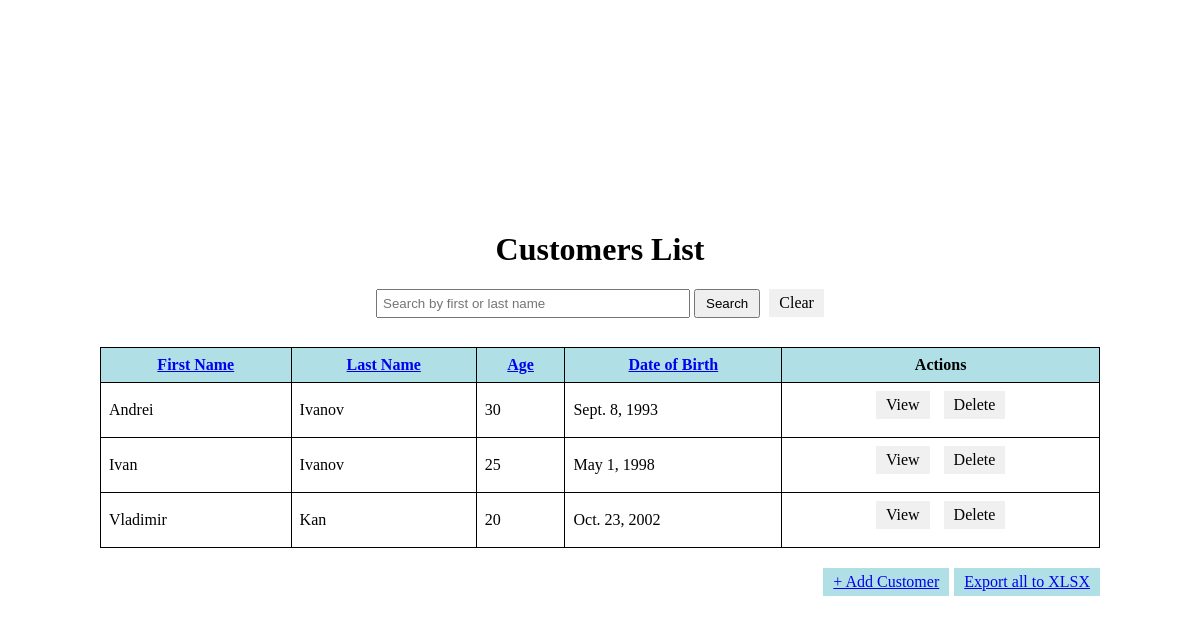
Before: / with the older database file.
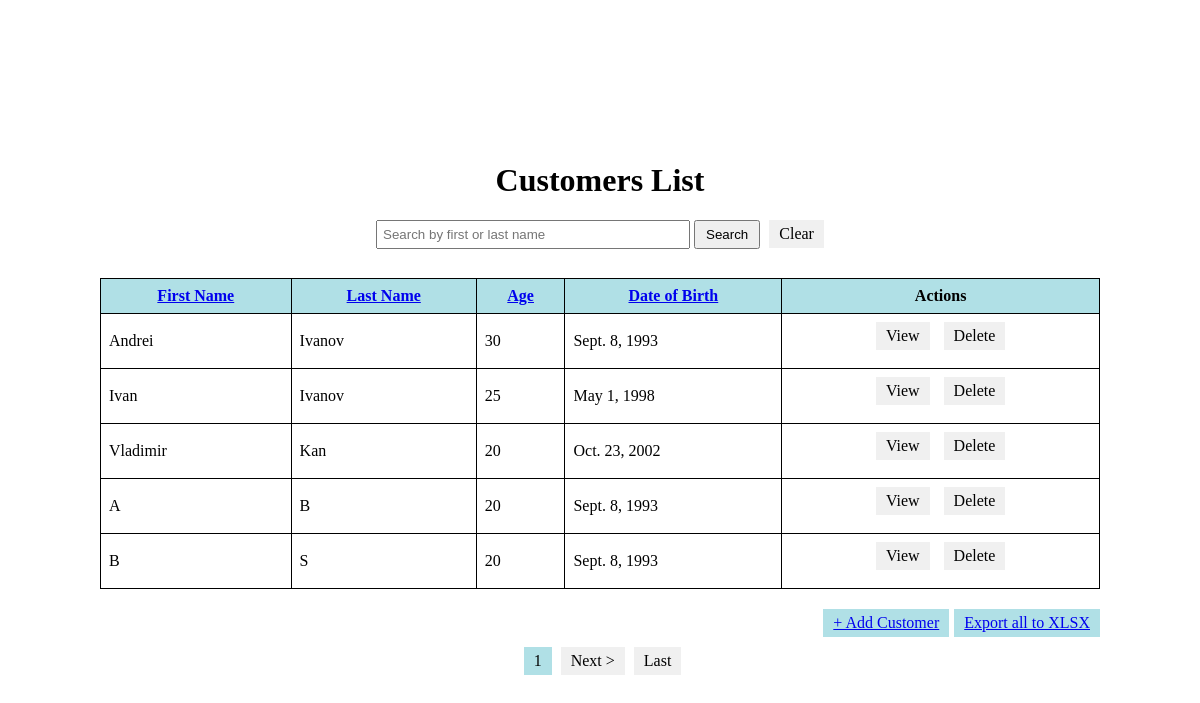
After: the same page with the newer database file.
### customersdb/models.py (models this page shows)
class Customer(models.Model):
    name = models.CharField(max_length=100)
    surname = models.CharField(max_length=100)
    age = models.PositiveIntegerField(validators=[MinValueValidator(1), MaxValueValidator(120)])
    date_birth = models.DateField()
    photo = models.ImageField(upload_to='images', null=True, blank=True)

### customersdb/views.py (the view)
# urls.py: path('', CustomersListView.as_view(), name='customers_list'),
class CustomersListView(ListView):
    model = Customer
    template_name = 'customersdb/customers_list.html'
    context_object_name = 'customers'
    ordering = 'pk'
    paginate_by = 5
    def get_queryset(self):
        queryset = super().get_queryset()
        query = self.request.GET.get('q')
        sort_by = self.request.GET.get('sort_by')
        if query:
            queryset = queryset.filter(
                Q(name__icontains=query) | Q(surname__icontains=query)
            )
        if sort_by:
            queryset = queryset.order_by(sort_by)
        return queryset

### customersdb/templates/customersdb/customers_list.html (shortened to what this page needs)
<!DOCTYPE html>
<html>
<head>
</head>
<body>
    <div class="container">
        <h1>Customers List</h1>
        <form method="get" action="" class="search-form">
            <input type="text" name="q" placeholder="Search by first or last name" value="{{ request.GET.q }}">
            <button type="submit">Search</button>
            <a href="?q=" class="link-button clear-button">Clear</a>
        </form>
        <table>
            <thead>
                <tr>
                    <th><a href="?sort_by=name">First Name</a></th>
                    <th><a href="?sort_by=surname">Last Name</a></th>
                    <th><a href="?sort_by=age">Age</a></th>
                    <th><a href="?sort_by=date_birth">Date of Birth</a></th>
                    <th>Actions</th>
                </tr>
            </thead>
            <tbody>
                {% for customer in customers %}
                <tr>
                    <td>{{ customer.name }}</td>
                    <td>{{ customer.surname }}</td>
                    <td>{{ customer.age }}</td>
                    <td>{{ customer.date_birth }}</td>
                    <td class="actions">
                        <a href="{% url 'customer_detail' customer.pk %}" class="link-button">View</a>
                        <a href="{% url 'customer_delete' customer.pk %}" class="link-button">Delete</a>
                    </td>
                </tr>
                {% endfor %}
            </tbody>
        </table>
        <div class="button-container">
            <div class="link-button add-customer">
                <a href="{% url 'customer_add' %}">+ Add Customer</a>
            </div>
            <div class="link-button export-xlsx">
                <a href="{% url 'export_customers' %}">Export all to XLSX</a>
            </div>
        </div>
        <div class="pagination-container">
            <div class="pagination">
                {% if is_paginated %}
                    <span class="current-page">{{ page_obj.number }}</span>
                    {% if page_obj.has_next %}
                        <a href="?sort_by={{ request.GET.sort_by }}&page={{ page_obj.next_page_number }}">Next ></a>
                        <a href="?sort_by={{ request.GET.sort_by }}&page={{ page_obj.paginator.num_pages }}">Last</a>
                    {% endif %}
                {% endif %}
            </div>
        </div>
    </div>
</body>
</html>

Changed rows visible on the page:
added Customer: name "A", surname "B", age "20", date_birth "Sept. 8, 1993"
added Customer: name "B", surname "S", age "20", date_birth "Sept. 8, 1993"
Other visible differences:
{{ page_obj.number }}: (not shown) → "1"
text now shown: "Next > Last"
